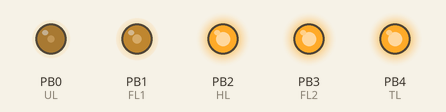
This sketch was run on a simulated ATtiny85, built with avr-gcc and run on an emulated ATtiny85. Shown: output pins drawn as LEDs (lit = HIGH). Random numbers use the default seed unless the sketch sets one.

Above: at 0.2 s.
At 10.88 s:
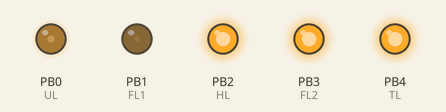
At 19.57 s:
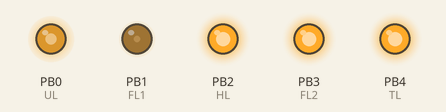
At 39.41 s:
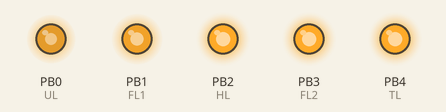
Timing chart, 0 to 40.0 s (numbered marks = the images above):
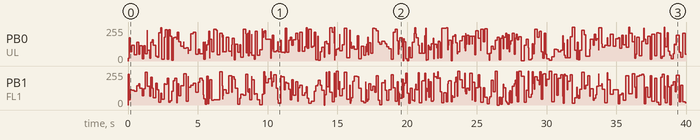

The sketch:

FlameTestBoardV0.ino
```cpp
/******************************************************************************
by Ken Olsen (648.ken@gmail.com)
MakersBox.blogspot.com


Not all Attiny cores support the tone() function. Try this one
https://github.com/SpenceKonde/ATTinyCore

ATMEL ATTINY45/85 Pin Assignments
                   +-\/-+
  Ain0 (D 5) PB5  1|    |8  Vcc
  Ain3 (D 3) PB3  2|    |7  PB2 (D 2) Ain1
  Ain2 (D 4) PB4  3|    |6  PB1 (D 1) pwm1
             GND  4|    |5  PB0 (D 0) pwm0

******************************************************************************/

#include <EEPROM.h>
#include <avr/sleep.h>


#ifndef cbi
  #define cbi(sfr, bit) (_SFR_BYTE(sfr) &= ~_BV(bit))
#endif
#ifndef sbi
  #define sbi(sfr, bit) (_SFR_BYTE(sfr) |= _BV(bit))
#endif


long sleepyTime = 900000; // sleep after (ms)  1800000 = 15 min, 300000 = 5 min

boolean DEBUG = false;

int HL = 2;   // headlights
int TL = 4;   // taillights
int FL1 = 1;  // flasher 1  PWM
int FL2 = 3;  // flasher 2
int UL = 0;   // Underlighting PWM

int mode;     // headlights/tailights on or off, cycles with power

int t1 = 125;
int t2 = 50;


void setup(){


  pinMode(HL, OUTPUT);
  pinMode(TL, OUTPUT);
  pinMode(FL1, OUTPUT);
  pinMode(FL2, OUTPUT);
  pinMode(UL, OUTPUT);
  digitalWrite(HL, LOW);

  int blinkcount = 0;
  /*
  pinMode(3, INPUT_PULLUP);
  int val = analogRead(3);
  if (val >1000){
    blinkcount = 10;
  }
  pinMode(3, OUTPUT);
  */


  // inital flash for check
  for(int j=0; j<blinkcount; j++){
    digitalWrite(HL, HIGH);
    digitalWrite(TL, HIGH);
    digitalWrite(FL1, HIGH);
    digitalWrite(FL2, HIGH);
    digitalWrite(UL, HIGH);
    delay(100);
    digitalWrite(HL, LOW);
    digitalWrite(TL, LOW);
    digitalWrite(FL1, LOW);
    digitalWrite(FL2, LOW);
    digitalWrite(UL, LOW);
    delay(100);
  }
  digitalWrite(HL, HIGH);
  digitalWrite(TL, HIGH);
  digitalWrite(FL2, HIGH);

}


void loop(){
  //https://www.instructables.com/Realistic-Fire-Effect-with-Arduino-and-LEDs/
  analogWrite(1, random(120+135));
  analogWrite(0, random(120+135));
  delay(random(200));
}
```
